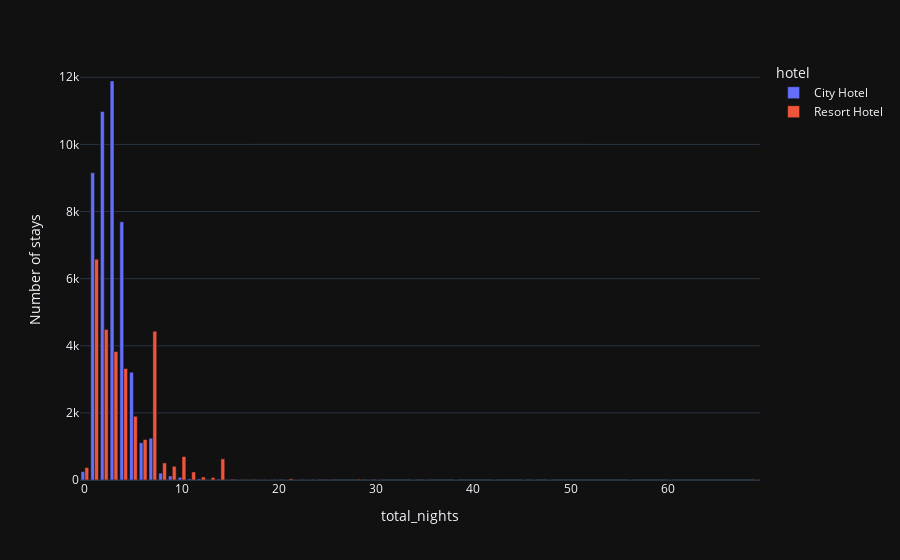

Notebook source saved alongside this figure:
### Code cell
px.bar(data_frame=stay,x='total_nights',y='Number of stays',color='hotel',barmode='group',template='plotly_dark')

### Figure 1 — Plotly figure (JSON) as saved in the notebook; plotly's stock layout.template omitted (floating-point values rounded to 4 significant figures)
{"data": [{"alignmentgroup": "True", "hovertemplate": "hotel=City Hotel<br>total_nights=%{x}<br>Number of stays=%{y}<extra></extra>", "legendgroup": "City Hotel", "marker": {"color": "#636efa", "pattern": {"shape": ""}}, "name": "City Hotel", "offsetgroup": "City Hotel", "orientation": "v", "showlegend": true, "textposition": "auto", "type": "bar", "x": [0, 1, 2, 3, 4, 5, 6, 7, 8, 9, 10, 11, 12, 13, 14, 15, 16, 17, 18, 19, 20, 21, 22, 23, 24, 34, 48], "xaxis": "x", "y": [251, 9155, 10983, 11889, 7694, 3210, 1111, 1245, 205, 119, 80, 33, 33, 15, 26, 14, 6, 4, 1, 2, 1, 1, 2, 1, 1, 1, 1], "yaxis": "y"}, {"alignmentgroup": "True", "hovertemplate": "hotel=Resort Hotel<br>total_nights=%{x}<br>Number of stays=%{y}<extra></extra>", "legendgroup": "Resort Hotel", "marker": {"color": "#EF553B", "pattern": {"shape": ""}}, "name": "Resort Hotel", "offsetgroup": "Resort Hotel", "orientation": "v", "showlegend": true, "textposition": "auto", "type": "bar", "x": [0, 1, 2, 3, 4, 5, 6, 7, 8, 9, 10, 11, 12, 13, 14, 15, 16, 17, 18, 19, 21, 22, 23, 25, 28, 29, 30, 35, 38, 42, 45, 46, 56, 60, 69], "xaxis": "x", "y": [371, 6579, 4488, 3828, 3321, 1899, 1205, 4434, 509, 408, 699, 240, 89, 75, 630, 23, 12, 11, 5, 4, 35, 7, 1, 14, 22, 2, 2, 5, 1, 3, 1, 1, 1, 1, 1], "yaxis": "y"}], "layout": {"autosize": true, "barmode": "group", "legend": {"title": {"text": "hotel"}, "tracegroupgap": 0}, "margin": {"t": 60}, "xaxis": {"anchor": "y", "autorange": true, "domain": [0, 1], "range": [-0.5, 69.5], "title": {"text": "total_nights"}, "type": "linear"}, "yaxis": {"anchor": "x", "autorange": true, "domain": [0, 1], "range": [0, 12510.0], "title": {"text": "Number of stays"}, "type": "linear"}}}
